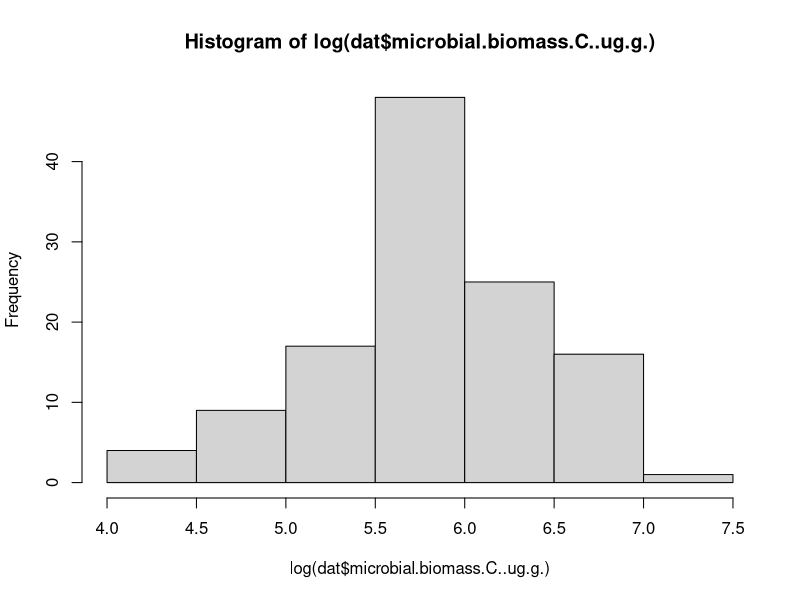
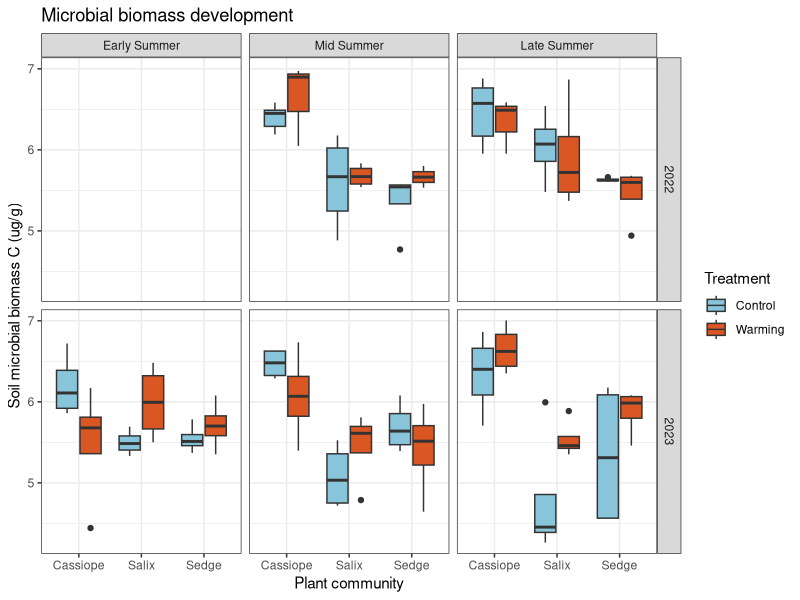
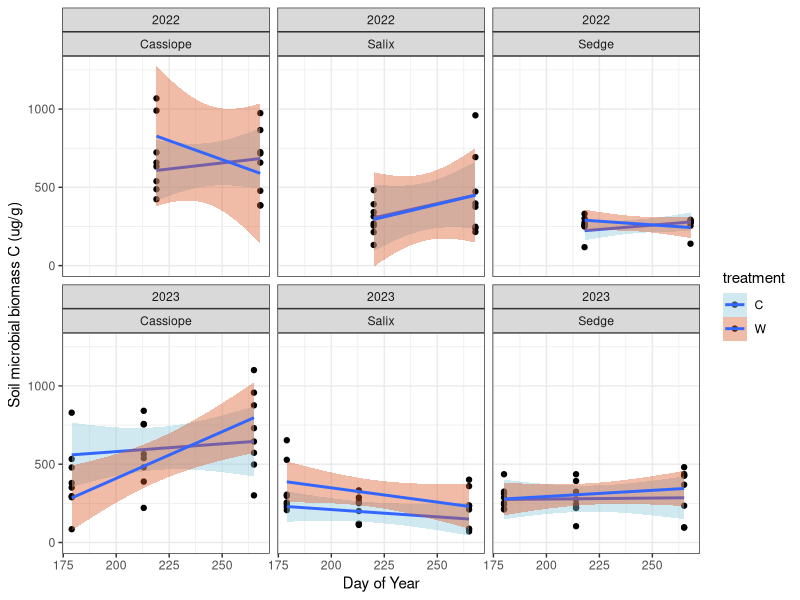
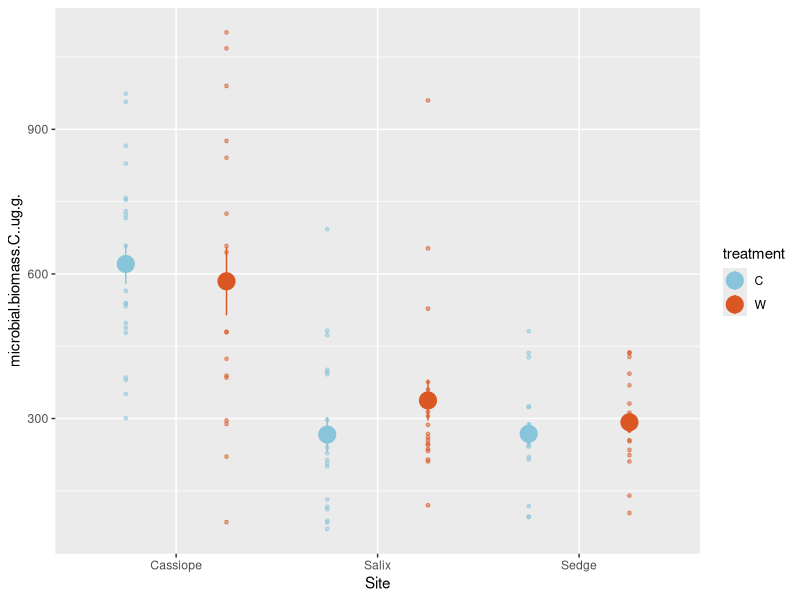
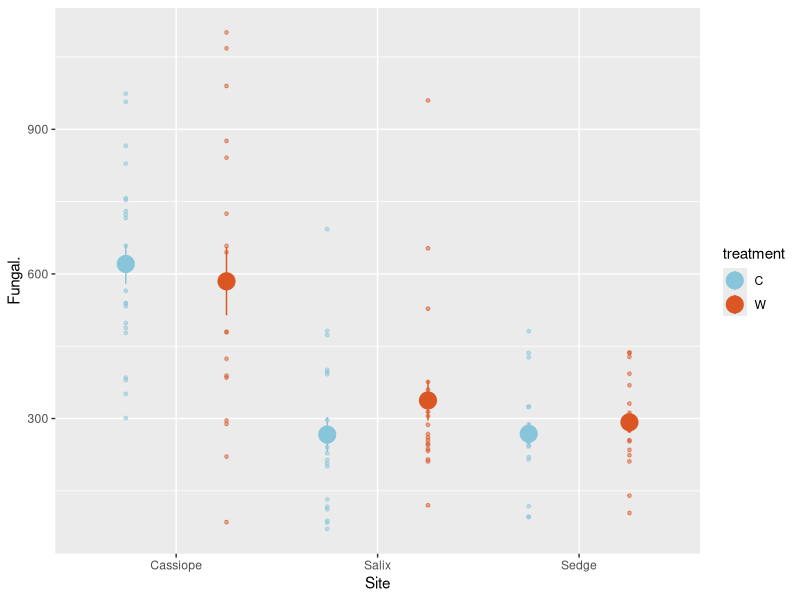
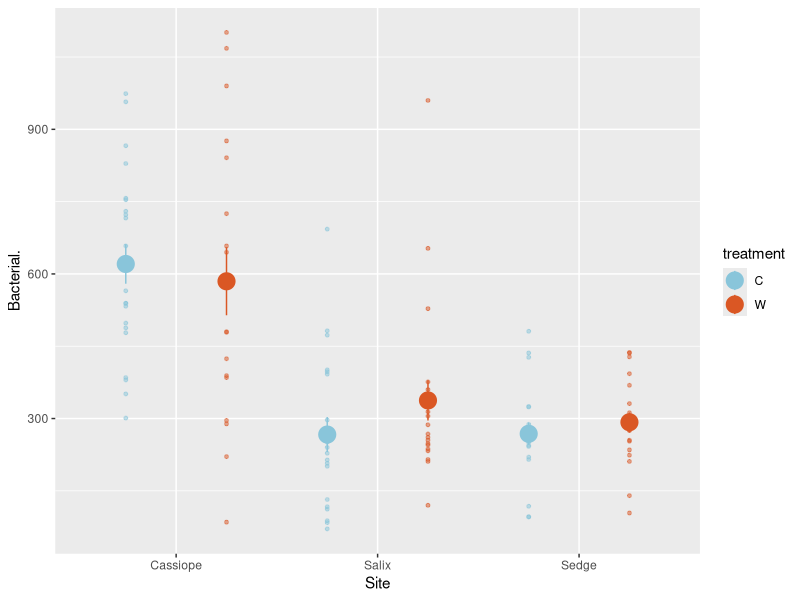
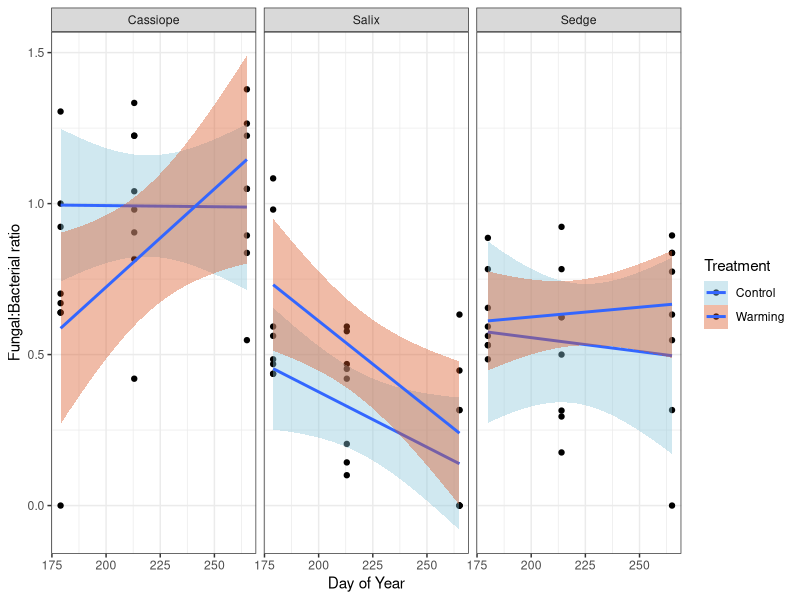
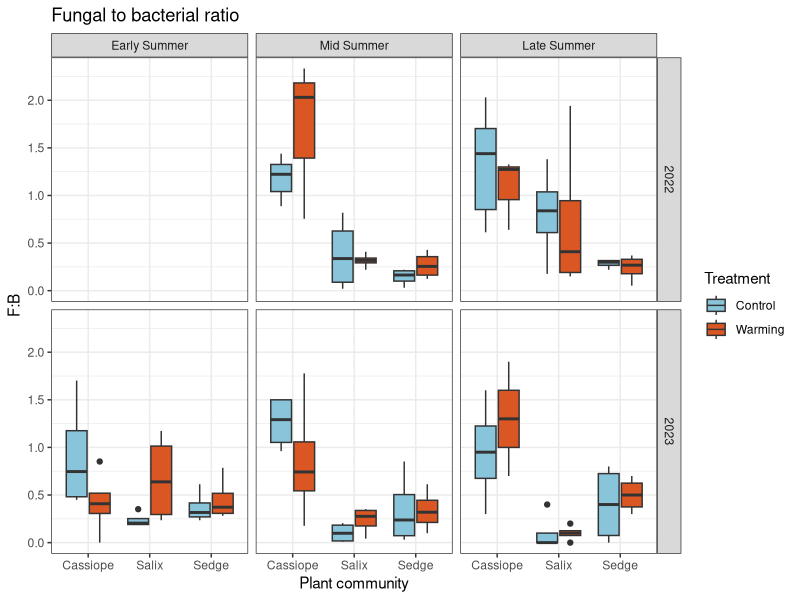

Recreate these plots in R, in order. (Note: this script raises an error after producing the figures.)
library(ggplot2)
library(tidyr)
library(dplyr)
library(tidyverse)
library(lubridate)
library(lme4)
library(lmerTest)

dat<-read.csv("Microbiometer_analysis/Microbiometer_Data_complete.csv")
dat<-rename(dat, treatment=treatment..W.C.)
str(dat)

#make pre/post flood 
dat$plot<-as.numeric(dat$Plot)
unique(dat$Date)

dat$year <- lubridate::year(dat$Date)
dat$doy <- lubridate::yday(dat$Date)


#both years 
dat<-group_by(dat, year)%>%
  mutate(., Season=case_when(doy<200 ~ "Early Summer",
                             doy>240 ~ "Late Summer",
                             TRUE ~"Mid Summer"))

  #mutate(dat, doy=yday(Date))%>%
 # mutate(time=if_else(doy<250, "S1", "S2"))%>%
  #      mutate(., flood=case_when(plot<7 ~"flood",
   #                            TRUE~ "no flood"))

#dat<-mutate(dat, time=fct_relevel(time, "pre", "post"))

#trying to organize the seasons 
dat$Season <- factor(dat$Season, levels=c("Early Summer", "Mid Summer", "Late Summer"))

#Mic biomass by treatment 
# may want to log these? for normal distribution?
hist(log(dat$microbial.biomass.C..ug.g.))
          
ggplot(dat, aes(x=Site, y=log(microbial.biomass.C..ug.g.), fill=treatment))+
              geom_boxplot(aes(fill=treatment))+
             ylab("Soil microbial biomass C (ug/g)")+ theme_bw() + xlab("Plant community") +
              facet_grid(year~.+ Season) +
              labs(title = "Microbial biomass development", fill= "Treatment") +
              scale_fill_manual(values=c( "#89C5DA", "#DA5724"),name = "Treatment",  labels = c("Control", "Warming")) 
              #scale_fill_discrete(name = "Treatment",  labels = c("Control", "Warming") ) 
            
ggplot(dat, aes(x=doy, y=microbial.biomass.C..ug.g., fill=treatment))+
      geom_point(aes(fill=treatment))+
      geom_smooth(method="lm")+
      facet_wrap(~year + Site)+
      ylab("Soil microbial biomass C (ug/g)")+ theme_bw() + xlab("Day of Year") +
      scale_fill_manual(values=c( "#89C5DA", "#DA5724")) #+
      
            
microbeplot<-ggplot(subset(dat,year==2023), aes(x=doy, y=log(microbial.biomass.C..ug.g.), fill=treatment))+
  geom_point(aes(fill=treatment))+
  geom_smooth(method="lm")+
  facet_wrap(~Site)+
  ylab("Soil microbial biomass C (ug/g)")+ theme_bw() + xlab("Day of Year") +
  scale_fill_manual(values=c("#89C5DA", "#DA5724"), name = "Treatment",  labels = c("Control", "Warming"))


            ggplot(dat, aes(x=Site, y=microbial.biomass.C..ug.g.))+
              geom_jitter(mapping = aes(x=Site, y=microbial.biomass.C..ug.g., colour=treatment), 
                          size=1, alpha=0.5, position=position_dodge(width=1))+
              geom_pointrange(mapping = aes(x=Site, y=microbial.biomass.C..ug.g., colour=treatment),
                              stat = "summary", position=position_dodge(width=1), size=1.2)+
              scale_color_manual(values=c( "#89C5DA", "#DA5724"))
            
            ggplot(dat, aes(x=Site, y=Fungal.))+
              geom_jitter(mapping = aes(x=Site, y=microbial.biomass.C..ug.g., colour=treatment), 
                          size=1, alpha=0.5, position=position_dodge(width=1))+
              geom_pointrange(mapping = aes(x=Site, y=microbial.biomass.C..ug.g., colour=treatment),
                              stat = "summary", position=position_dodge(width=1), size=1.2)+
              scale_color_manual(values=c( "#89C5DA", "#DA5724"))
            
            ggplot(dat, aes(x=Site, y=Bacterial.))+
              geom_jitter(mapping = aes(x=Site, y=microbial.biomass.C..ug.g., colour=treatment), 
                          size=1, alpha=0.5, position=position_dodge(width=1))+
              geom_pointrange(mapping = aes(x=Site, y=microbial.biomass.C..ug.g., colour=treatment),
                              stat = "summary", position=position_dodge(width=1), size=1.2)+
              scale_color_manual(values=c( "#89C5DA", "#DA5724"))
            
#F:B by treatment     
            
          ggplot(subset(dat,year==2023), aes(x=doy, y=sqrt(F.B), fill=treatment))+
              geom_point(aes(fill=treatment))+
              geom_smooth(method="lm")+
              facet_wrap(~Site)+
              ylab("Fungal:Bacterial ratio")+ theme_bw() + xlab("Day of Year") +
              scale_fill_manual(values=c( "#89C5DA", "#DA5724"), name = "Treatment",  labels = c("Control", "Warming")) 
            
            ggplot(dat, aes(x=Site, y=F.B, fill=treatment))+
              geom_boxplot(aes(fill=treatment))+
              ylab("F:B")+ theme_bw() + xlab("Plant community") +
              facet_grid(year~.+ Season) +
              labs(title = "Fungal to bacterial ratio", fill= "Treatment") +
              scale_fill_manual(values=c( "#89C5DA", "#DA5724"),name = "Treatment",labels = c("Control", "Warming"))
              #scale_color_manual(aesthetics = "#89C5DA", "#DA5724") #+
              #facet_wrap(~Season + year)
            
            ggplot(dat, aes(x=doy, y=F.B, fill=treatment))+
              geom_point(aes(fill=treatment))+
              geom_smooth(method="lm")+
              facet_wrap(~Site)+
              ylab("F:B")+ theme_bw() + xlab("Day of Year") +
              scale_fill_manual(values=c( "#89C5DA", "#DA5724")) #+
            #facet_wrap(~Season + year)
            
             ggplot(dat, aes(x=Site, y=F.B, fill=treatment))+
            geom_boxplot(aes(fill=treatment))+
              ylab("Fungal:Bacterial ratio")+ theme_bw() + xlab("Plant community")+
              scale_fill_manual(values=c( "#89C5DA", "#DA5724")) 
            
            ggplot(dat, aes(x=Site, y=F.B))+
            geom_jitter(mapping = aes(x=Site, y=F.B, colour=treatment), 
                        size=1, alpha=0.5, position=position_dodge(width=1))+
              geom_pointrange(mapping = aes(x=Site, y=F.B, colour=treatment),
                              stat = "summary", position=position_dodge(width=1), size=1.2)+
              scale_color_manual(values=c( "#89C5DA", "#DA5724")) 
            

    ggplot(dat, aes(x=Site, y=F.B, fill=treatment))+
              geom_boxplot(aes(fill=treatment))+
              ylab("Fungal:Bacterial ratio")+ theme_bw() + xlab("Plant community")+
              scale_fill_manual(values=c( "#89C5DA", "#DA5724")) 

#plots for BC PARF talk 
#first trip vs. second trip by treatment     
#MBC
ggplot(dat, aes(x=time, y=microbial.biomass.C..ug.g., fill=treatment))+
      geom_boxplot(aes(fill=treatment))+
      ylab("Soil Microbial biomass C")+ theme_bw() + xlab("Plant community")+
      scale_fill_manual(values=c( "#89C5DA", "#DA5724")) +
      facet_wrap(~Site)
#F:B
ggplot(dat, aes(x=time, y= F.B, fill=treatment))+
  geom_boxplot(aes(fill=treatment))+
  ylab("Fungi:Bacteria")+ theme_bw() + xlab("Plant community")+
  scale_fill_manual(values=c( "#89C5DA", "#DA5724")) +
  facet_wrap(~Site)

#during vs. post flood 
#Subset for flooded plots 
#MBC
ggplot(subset(dat,Site=="Salix"&flood!="no flood"), aes(x=flood, y=microbial.biomass.C..ug.g., fill=treatment))+
  geom_boxplot(aes(fill=treatment))+
  ylab("Soil microbial biomass C (ug/g)")+ theme_bw() + xlab("Plant community")+
  scale_fill_manual(values=c( "#89C5DA", "#DA5724")) +
  facet_wrap(~time)

#F:B
ggplot(subset(dat,Site=="Salix"&flood!="no flood"), aes(x=flood, y=F.B, fill=treatment))+
  geom_boxplot(aes(fill=treatment))+
  ylab("Fungi:Bacteria")+ theme_bw() + xlab("Plant community")+
  scale_fill_manual(values=c( "#89C5DA", "#DA5724")) +
  facet_wrap(~time)

# ANOVAs
# check distribution
hist(dat$microbial.biomass.C..ug.g.)
#Check transformation to normal
hist(log(dat$microbial.biomass.C..ug.g.))
hist(log(dat$Bacterial.))
hist(log(dat$F.B))

Model1 <- aov(data = dat, formula = log(microbial.biomass.C..ug.g.) ~ treatment*Season*Site*as.factor(year))
summary(Model1)
TukeyHSD(Model1)
#Cassiope has highest microbial biomass more than sedge, salix
#2022 had more microbial biomass than 2023 (mostly for Salix)
#microbial biomass increased over summer in Cassiope (Late>early) (mostly in 2023 and in warming).

#years are very different so model separately 
Modelyear1 <- aov(data = subset(dat,year==2022), formula = log(microbial.biomass.C..ug.g.) ~ treatment*Season*Site)
summary(Modelyear1) #only site effect- Cassiope higher than sedge, salix
TukeyHSD(Modelyear1)

Modelyear2 <- aov(data = subset(dat,year==2023), formula = log(microbial.biomass.C..ug.g.) ~ treatment*Season*Site)
summary(Modelyear2) #site, treatment x season (weak), treatment x site, season x site interactions all sig 
TukeyHSD(Modelyear2)
#site- Cassiope higher mic biomass than sedge, salix
#trt x season- warming effects (increased mic biomass) strongest in late summer (p=0.08)
#trt x site - warming effect (increased mic biomass) strongest at salix (p=0.07)
#season x site - none
#trt x season x site - warming late summer > warming early summer Cassiope (p=0.09)

Modelyear2fb <- aov(data = subset(dat,year==2023), formula = sqrt(F.B) ~ treatment*Season*Site)
summary(Modelyear2fb) #site,treatment x site (weak), season x site interactions all sig 
TukeyHSD(Modelyear2)

#look at cass only
Modelcass <- aov(data = subset(dat, Site=="Cassiope"), 
                 formula = log(microbial.biomass.C..ug.g.) ~ treatment*Season*as.factor(year))
summary(Modelcass)

TukeyHSD(Modelcass)#late summer > early summer and mid summer > early summer (2023)- especially in warming, control plots did not differ


plotmic<-ggplot(subset(dat,year=2023), aes(x=doy, y=log(microbial.biomass.C..ug.g.), fill=treatment))+
  geom_point(aes(fill=treatment))+
  geom_smooth(method="lm")+
  #facet_wrap(~year+ Site) +
  facet_wrap(~Site) +
    scale_fill_manual(values=c( "#89C5DA", "#DA5724"),name = "Treatment",  labels = c("Control", "Warming")) +
  theme_bw()

# F:B
#check distribution
hist(dat$F.B)
# transforming the data (cube root)
dat$F.Bcubr <- (dat$F.B^(1/3))
# running the model
ModelFB <- aov(data = dat, formula = F.Bcubr ~ treatment*Season*Site)
summary(ModelFB)   
TukeyHSD(ModelFB)

#Linear model biomass
Linear1 <- lm(data = dat, formula = log(microbial.biomass.C..ug.g.) ~ doy*Site*treatment)
summary(Linear1)
hist(dat$microbial.biomass.C..ug.g.)

#Linear model F:B
Linear2 <- lm(data = dat, formula = F.Bcubr ~ doy*Site*treatment)
summary(Linear2)
